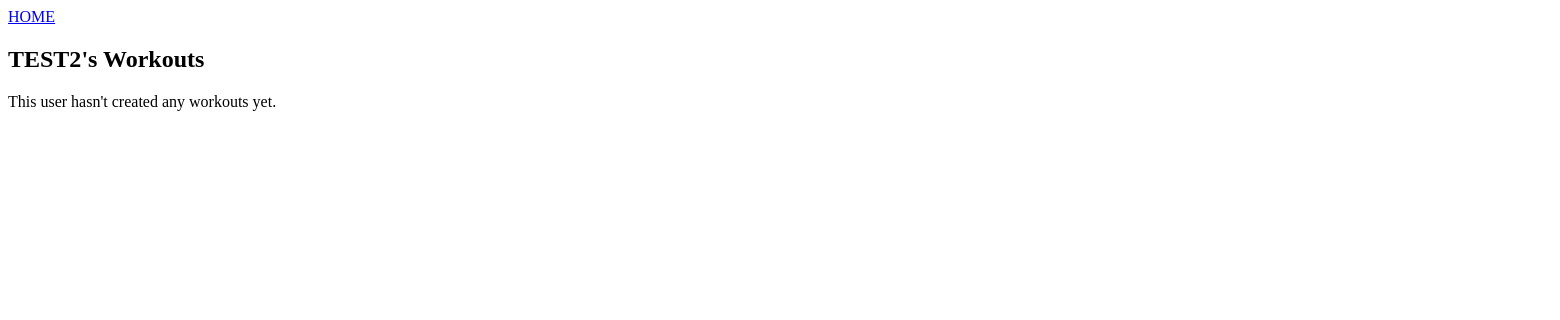
Before: /swolemates/user/TEST2/workouts (signed in) with the older database file.
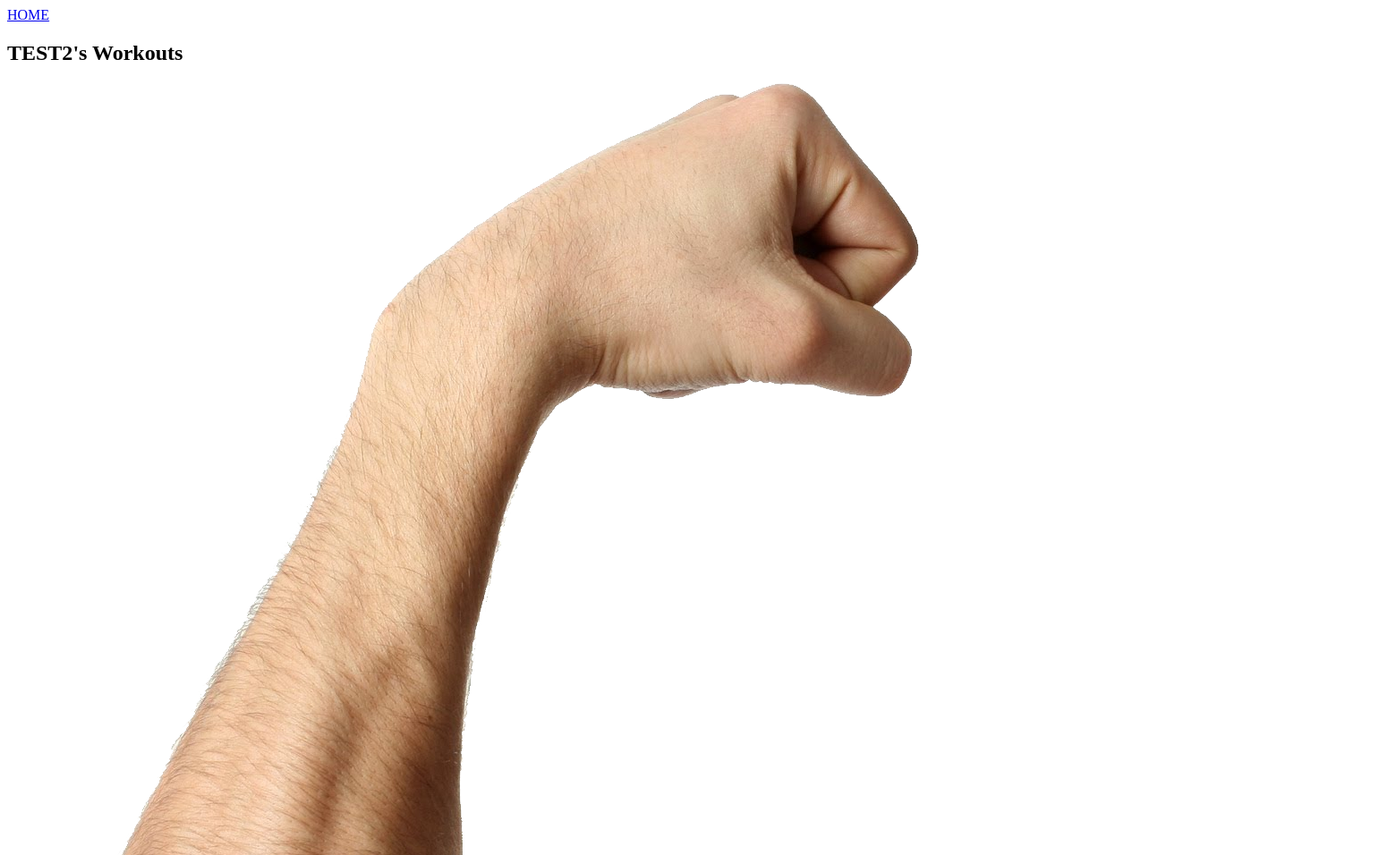
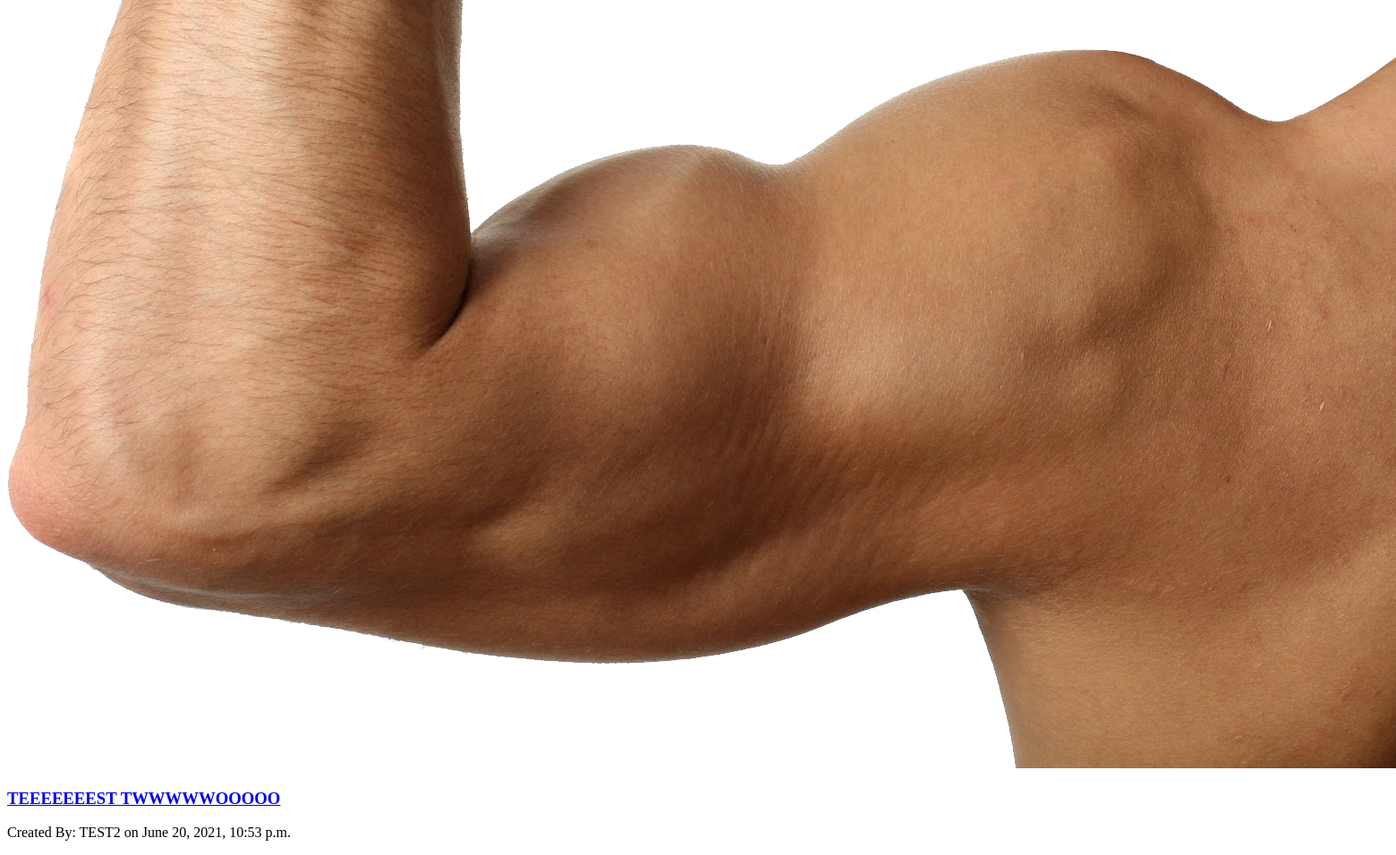
After: the same page with the newer database file (2 pictures, top to bottom).
### swolemates_app/models.py (models this page shows, shortened)
class User(models.Model):
    first_name = models.CharField(max_length = 50)
    last_name = models.CharField(max_length = 50)
    username = models.CharField(max_length=45, unique=True)
    email = models.EmailField(unique=True)
    password = models.CharField(max_length = 60)
    profile_photo = models.ImageField(default='default.png', upload_to = "images/")
    bio = models.TextField(blank=True, null=True)
    fav_exercises = models.TextField(blank=True, null=True)
    objects = UserManager()
    friends = models.ManyToManyField('self', blank=True)
    created_at = models.DateTimeField(auto_now_add=True)
    updated_at = models.DateTimeField(auto_now=True)

class Workout(models.Model):
    name = models.CharField(max_length=50)
    created_by = models.ForeignKey(User, related_name="workouts", on_delete=models.CASCADE)
    liked_by = models.ManyToManyField(User, related_name="liked_workouts", blank=True)
    objects = WorkoutManager()
    created_at = models.DateTimeField(auto_now_add=True)
    updated_at = models.DateTimeField(auto_now=True)

### swolemates_app/views.py (the view)
# urls.py: path('swolemates/user/<str:username>/workouts', views.workouts_list),
def workouts_list(request, username):
    user = User.objects.get(id=request.session['user_id'])
    profile = User.objects.get(username=username)
    context = {
        "user": user,
        "profile": profile,
        "workouts": profile.workouts.all()
    }
    return render(request, "workouts_list.html", context)

### swolemates_app/templates/workouts_list.html (shortened to what this page needs)
<!DOCTYPE html>
<html lang="en">
<head>
</head>
<body>
     <a href="/swolemates">HOME</a>
    <div id="wrapper">
        {% if user == profile %}
            <h2>Your Workouts</h2>
            {% if workouts %}
                {% for workout in workouts %}
                    <div class="workouts_list_tile">
                        <img src="/media/{{profile.profile_photo}}" alt="{{profile.username}} profile pic">
                        <div class="tile_text">
                            <h3><a href="/swolemates/workout/{{workout.id}}">{{ workout.name }}</a></h3>
                            <p>Created By: You on {{workout.created_at}}</p>
                            <a href="/swolemates/workout/{{workout.id}}/edit">Edit Workout</a>
                        </div>
                    </div>
                {% endfor %}
                <h2>Create Workout</h2>
                <a href="/swolemates/workout">Create Workout</a>
            {% else %}
                <h2>You haven't made any workouts yet — Create one!</h2>
                <a href="/swolemates/workout">Create Workout</a>
            {% endif %}
        {% else %}
            <h2>{{profile.username}}'s Workouts</h2>
            {% if workouts %}
                {% for workout in workouts %}
                    <div class="workouts_list_tile">
                        <img src="/media/{{profile.profile_photo}}" alt="{{profile.username}} profile pic">
                        <div class="tile_text">
                            <h3><a href="/swolemates/workout/{{workout.id}}">{{ workout.name }}</a></h3>
                            <p>Created By: {{profile.username}} on {{workout.created_at}}</p>
                        </div>
                    </div>
                {% endfor %}
            {% else %}
                <p>This user hasn't created any workouts yet.</p>
            {% endif %}
        {% endif %}
    </div>
</body>
</html>

Changed rows visible on the page:
added Workout: profile_photo (picture), name "TEEEEEEEST TWWWWWOOOOO", {{ profile.username }} "TEST2", created_at "June 20, 2021, 10:53 p.m."
Other visible differences:
text no longer shown: "This user hasn't created any workouts yet."
